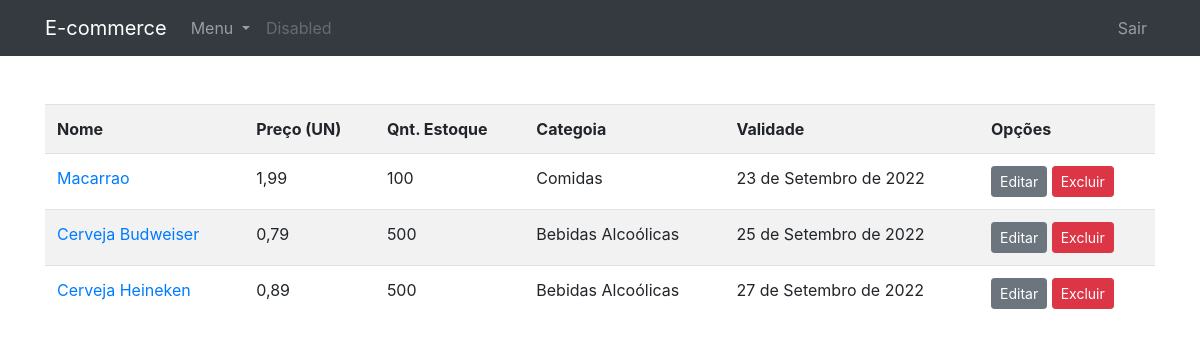
The page /portal/meus-produtos/ (signed in) on the database its author committed.
### produtos/models.py (models this page shows, shortened)
class Produto(models.Model):
    name = models.CharField(max_length=70)
    price = models.FloatField()
    qnt_stock = models.IntegerField()
    sold = models.IntegerField()
    category = models.ForeignKey(Categoria, on_delete=models.CASCADE)
    description = models.TextField(default="", blank=True, null=True)
    slug = models.SlugField(max_length=250, null=True, blank=True)
    image = models.ImageField(upload_to="products/%Y/%m/%d", blank=True, null=True)
    expiration_date = models.DateField(null=True, blank=True)
    supermarket = models.ForeignKey(
        Lojista,
        on_delete=models.SET_NULL,
        blank=True,
        null=True,
    )
    class Meta:
        ordering = ["expiration_date"]
    def get_absolute_url(self):
        return reverse("produtos:produto_detail", kwargs={"slug": self.slug})

class Categoria(models.Model):
    name = models.CharField(max_length=50)
    slug = models.SlugField(max_length=250, null=True, blank=True)
    def __str__(self):
        return self.name

### lojista/views.py (the view)
# urls.py: path("meus-produtos/", MeusProdutos.as_view(), name="meus_produtos"),
class MeusProdutos(SupermarketUserMixin, ListView):
    model = Produto
    template_name = "lojista/produtos.html"
    context_object_name = "products"
    def get_queryset(self):
        qs = super().get_queryset()
        return qs.filter(supermarket__supermarket=self.request.user)

### lojista/views.py (called while the page is built)
    def test_func(self):
        if self.request.user.is_authenticated:
            print("entrou")
            print(self.request.user.role)
            return (
                self.request.user.role == "SUPERMARKET"
                or self.request.user.is_superuser
            )

### templates/lojista/produtos.html
{% extends 'base-portal.html' %}
{% block content %}
<table class='table table-striped'>
    <tr>
        <th>Nome</th>
        <th>Preço (UN)</th>
        <th>Qnt. Estoque</th>
        <th>Categoia</th>
        <th>Validade</th>
        <th>Opções</th>
    </tr>
    {% for product in products %}
        <tr>
            <td ><a href="{{ product.get_absolute_url }}">{{ product.name }}</a></td>
            <td >{{ product.price }}</td>
            <td >{{ product.qnt_stock }}</td>
            <td >{{ product.category }}</td>
            <td >{{ product.expiration_date }}</td>
            <td><a href="{% url 'lojista:editar_produto' product.pk %}" class="btn btn-secondary btn-sm">Editar</a>
                <a href="{% url 'lojista:deletar_produto' product.pk %}" id='confirm-delete' class="btn btn-danger btn-sm">Excluir</a>
            </td>
        </tr>
    {% empty %}
     <tr>
            <td colspan='2'>Sem products cadastrados</td>
     </tr>
    {% endfor %}
  </table>
{% endblock %}

### rows shown on the page
Produto: name "Macarrao", price "1,99", qnt_stock "100", category "Comidas", expiration_date "23 de Setembro de 2022"
Produto: name "Cerveja Budweiser", price "0,79", qnt_stock "500", category "Bebidas Alcoólicas", expiration_date "25 de Setembro de 2022"
Produto: name "Cerveja Heineken", price "0,89", qnt_stock "500", category "Bebidas Alcoólicas", expiration_date "27 de Setembro de 2022"
